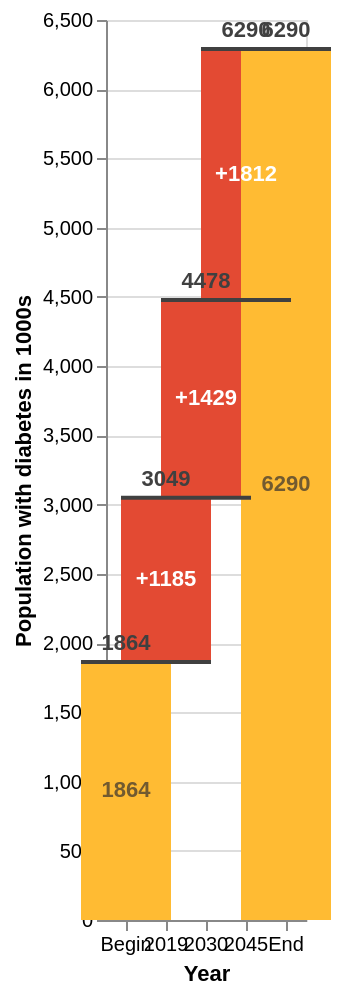

Express this chart as Vega-Lite.
### Vega-Lite specification from a JSON file in a GitHub repository (floating-point values rounded to 4 significant figures)
{"$schema": "https://vega.github.io/schema/vega-lite/v5.json", "data": {"values": [{"label": "Begin", "amount": 1864}, {"label": "2019", "amount": 1185}, {"label": "2030", "amount": 1429}, {"label": "2045", "amount": 1812}, {"label": "End", "amount": 0}]}, "width": "container", "height": 450, "transform": [{"window": [{"op": "sum", "field": "amount", "as": "sum"}]}, {"window": [{"op": "lead", "field": "label", "as": "lead"}]}, {"calculate": "datum.lead === null ? datum.label : datum.lead", "as": "lead"}, {"calculate": "datum.label === 'End' ? 0 : datum.sum - datum.amount", "as": "previous_sum"}, {"calculate": "datum.label === 'End' ? datum.sum : datum.amount", "as": "amount"}, {"calculate": "(datum.label !== 'Begin' && datum.label !== 'End' && datum.amount > 0 ? '+' : '') + datum.amount", "as": "text_amount"}, {"calculate": "(datum.sum + datum.previous_sum) / 2", "as": "center"}, {"calculate": "datum.sum < datum.previous_sum ? datum.sum : ''", "as": "sum_dec"}, {"calculate": "datum.sum > datum.previous_sum ? datum.sum : ''", "as": "sum_inc"}], "encoding": {"x": {"field": "label", "type": "ordinal", "sort": null, "axis": {"labelAngle": 0, "title": "Year"}}}, "layer": [{"mark": {"type": "bar", "size": 45}, "encoding": {"y": {"field": "previous_sum", "type": "quantitative", "title": "Population with diabetes in 1000s"}, "y2": {"field": "sum"}, "color": {"condition": [{"test": "datum.label === 'Begin' || datum.label === 'End'", "value": "#FFBB33"}, {"test": "datum.sum < datum.previous_sum", "value": "#f78a64"}], "value": "#e34a33"}}}, {"mark": {"type": "rule", "color": "#404040", "opacity": 1, "strokeWidth": 2, "xOffset": -22.5, "x2Offset": 22.5}, "encoding": {"x2": {"field": "lead"}, "y": {"field": "sum", "type": "quantitative"}}}, {"mark": {"type": "text", "dy": -4, "baseline": "bottom"}, "encoding": {"y": {"field": "sum_inc", "type": "quantitative"}, "text": {"field": "sum_inc", "type": "nominal"}}}, {"mark": {"type": "text", "dy": 4, "baseline": "top"}, "encoding": {"y": {"field": "sum_dec", "type": "quantitative"}, "text": {"field": "sum_dec", "type": "nominal"}}}, {"mark": {"type": "text", "fontWeight": "bold", "baseline": "middle"}, "encoding": {"y": {"field": "center", "type": "quantitative"}, "text": {"field": "text_amount", "type": "nominal"}, "color": {"condition": [{"test": "datum.label === 'Begin' || datum.label === 'End'", "value": "#725a30"}], "value": "white"}}}], "config": {"text": {"fontWeight": "bold", "color": "#404040"}}}
